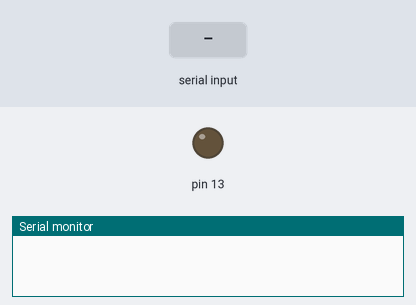
The sketch below on a simulated Arduino Uno, built with avr-gcc and run on an emulated ATmega328P. Parts: output pins drawn as LEDs (lit = HIGH), the last lines printed to the serial monitor. Inputs (shaded band) come from the test bench.

Above: at 1.2 s.
1.3 s: "1" received over Serial
At 2.5 s:
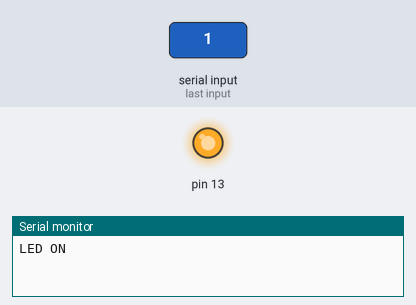
2.8 s: "2" received over Serial
At 3.7 s:
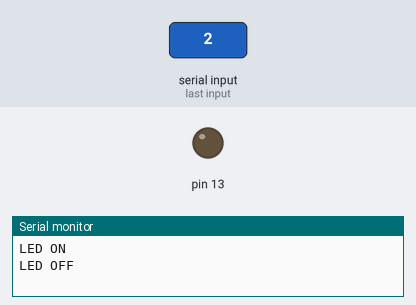
Timing chart, 0 to 5.8 s (numbered marks = the images above; inputs shaded):
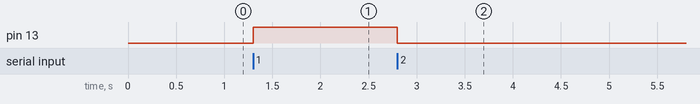

Measured:
- after the input at 1.3 s, pin 13: LOW → HIGH at once
- after the input at 2.8 s, pin 13: HIGH → LOW at once

The sketch:

serealpin.ino
```cpp
void setup() {

  Serial.begin(9600);
  pinMode(13,OUTPUT);
}

void loop() {

 int val;
  if(Serial.available()>0){
     val=Serial.read();//for sting readsting
    // Serial.print(val);for sting
 if(val=='1' )
  {
    digitalWrite(13,1);
    Serial.println("LED ON");
    //delay(1000);

  }
  else if(val=='2')
  {
    digitalWrite(13,0);
    Serial.println("LED OFF");
    //delay(1000);
   }

}
}
```
